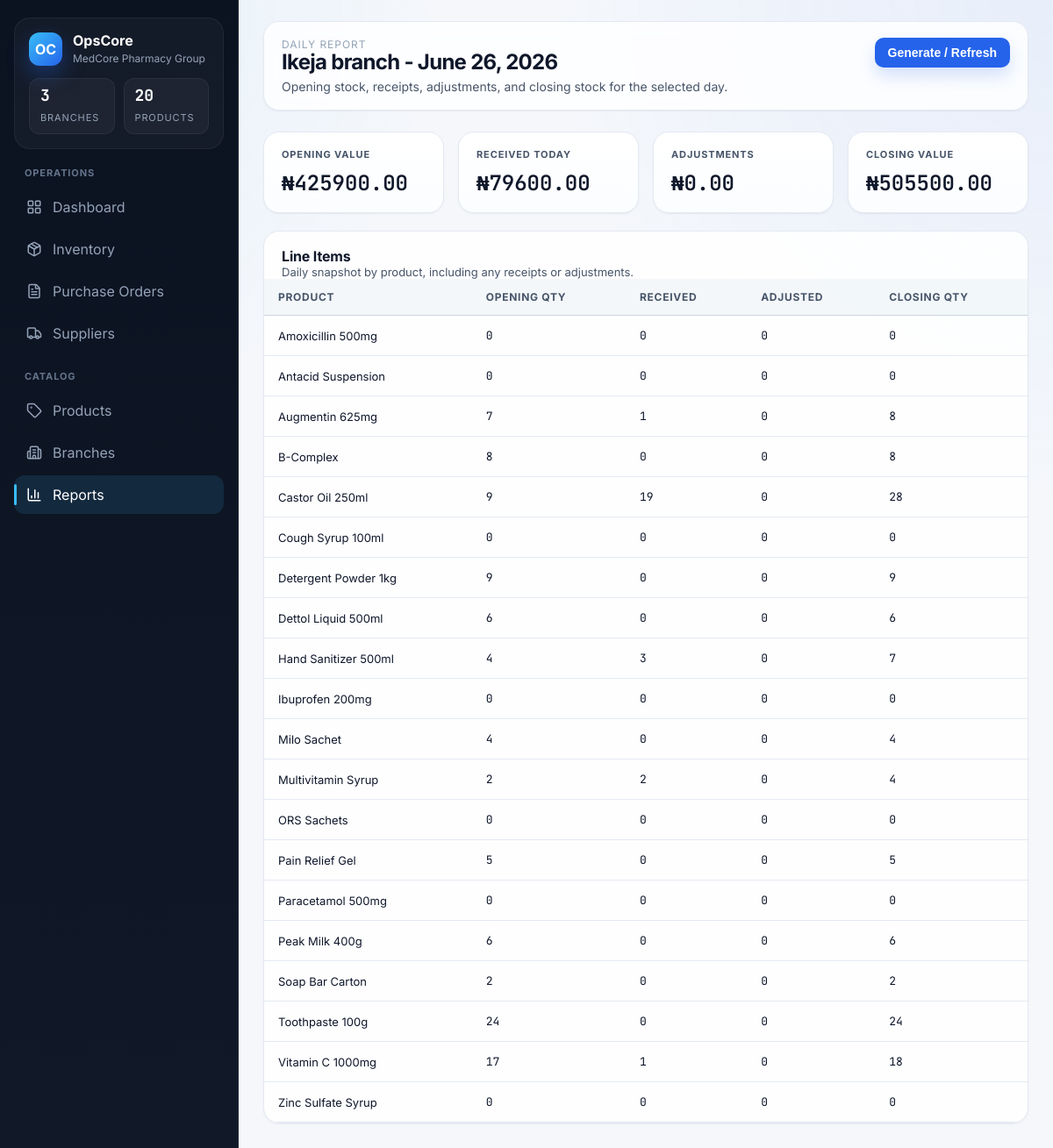
/reports/1/2026-06-26/, run on the app's committed database.
### core/models.py (models this page shows, shortened)
class TimeStampedModel(models.Model):
    created_at = models.DateTimeField(auto_now_add=True)
    updated_at = models.DateTimeField(auto_now=True)
    class Meta:
        abstract = True

class Branch(TimeStampedModel):
    name = models.CharField(max_length=120)
    location = models.CharField(max_length=160)
    manager_name = models.CharField(max_length=120)
    class Meta:
        ordering = ['name']

class DailyReport(TimeStampedModel):
    branch = models.ForeignKey(Branch, on_delete=models.CASCADE, related_name='daily_reports')
    report_date = models.DateField()
    opening_stock_value = models.DecimalField(max_digits=14, decimal_places=2, default=Decimal('0.00'))
    receipts_value = models.DecimalField(max_digits=14, decimal_places=2, default=Decimal('0.00'))
    adjustments_value = models.DecimalField(max_digits=14, decimal_places=2, default=Decimal('0.00'))
    closing_stock_value = models.DecimalField(max_digits=14, decimal_places=2, default=Decimal('0.00'))
    generated_at = models.DateTimeField(auto_now=True)
    class Meta:
        constraints = [
            models.UniqueConstraint(fields=['branch', 'report_date'], name='unique_branch_report_date'),
        ]
        ordering = ['-report_date', 'branch__name']

class DailyReportLine(models.Model):
    report = models.ForeignKey(DailyReport, on_delete=models.CASCADE, related_name='lines')
    product = models.ForeignKey(Product, on_delete=models.PROTECT, related_name='daily_report_lines')
    opening_qty = models.IntegerField()
    received_qty = models.IntegerField()
    adjusted_qty = models.IntegerField()
    closing_qty = models.IntegerField()
    class Meta:
        ordering = ['product__name']

class Product(TimeStampedModel):
    class Unit(models.TextChoices):
        TABLETS = 'tablets', 'tablets'
        BOTTLES = 'bottles', 'bottles'
        PACKS = 'packs', 'packs'
        CARTONS = 'cartons', 'cartons'
        SACHETS = 'sachets', 'sachets'
    name = models.CharField(max_length=160)
    sku = models.CharField(max_length=40, unique=True)
    category = models.ForeignKey(Category, on_delete=models.PROTECT, related_name='products')
    unit = models.CharField(max_length=20, choices=Unit.choices)
    unit_price = models.DecimalField(max_digits=12, decimal_places=2)
    reorder_point = models.PositiveIntegerField()
    class Meta:
        ordering = ['name']

### core/views.py (the view)
# urls.py: path('reports/<int:branch_id>/<str:report_date>/', views.reports_detail, name='report_detail'),
def reports_detail(request, branch_id, report_date):
    branch = get_object_or_404(Branch, pk=branch_id)
    report_day = date.fromisoformat(report_date)
    if request.method == 'POST':
        report = DailyReport.generate_for(branch, report_day)
    else:
        report = DailyReport.objects.filter(branch=branch, report_date=report_day).prefetch_related('lines__product').first()
        if report is None:
            report = DailyReport.generate_for(branch, report_day)
    return render(request, 'core/report_detail.html', {'branch': branch, 'report': report})

### core/templates/core/report_detail.html (shortened to what this page needs)
{% extends "base.html" %}
{% block content %}
  <div class="page-header">
    <div>
      <div class="crumb">Daily Report</div>
      <h1 class="page-title">{{ branch.name }} - {{ report.report_date }}</h1>
      <div class="page-subtitle">Opening stock, receipts, adjustments, and closing stock for the selected day.</div>
    </div>
    <form method="post">
      <button class="btn btn-primary" type="submit">Generate / Refresh</button>
    </form>
  </div>
  <section class="grid-4">
    <div class="card"><div class="metric-label">Opening Value</div><p class="metric-value">&#8358;{{ report.opening_stock_value|floatformat:2 }}</p></div>
    <div class="card"><div class="metric-label">Received Today</div><p class="metric-value">&#8358;{{ report.receipts_value|floatformat:2 }}</p></div>
    <div class="card"><div class="metric-label">Adjustments</div><p class="metric-value">&#8358;{{ report.adjustments_value|floatformat:2 }}</p></div>
    <div class="card"><div class="metric-label">Closing Value</div><p class="metric-value">&#8358;{{ report.closing_stock_value|floatformat:2 }}</p></div>
  </section>
  <section class="panel">
    <div class="panel-head">
      <div>
        <h2 class="section-title">Line Items</h2>
        <div class="section-meta">Daily snapshot by product, including any receipts or adjustments.</div>
      </div>
    </div>
    <div class="table-wrap">
      <table>
        <thead>
          <tr>
            <th>Product</th>
            <th>Opening Qty</th>
            <th>Received</th>
            <th>Adjusted</th>
            <th>Closing Qty</th>
          </tr>
        </thead>
        <tbody>
          {% for line in report.lines.all %}
            <tr>
              <td>{{ line.product.name }}</td>
              <td class="mono">{{ line.opening_qty }}</td>
              <td class="mono">{{ line.received_qty }}</td>
              <td class="mono">{{ line.adjusted_qty }}</td>
              <td class="mono">{{ line.closing_qty }}</td>
            </tr>
          {% empty %}
            <tr><td colspan="5">No report lines available for this date.</td></tr>
          {% endfor %}
        </tbody>
      </table>
    </div>
  </section>
{% endblock %}

### core/templates/base.html (style rules this page uses)
:root { --sidebar-bg: #0B1220; --sidebar-bg-2: #111827; --sidebar-text: #94A3B8; --sidebar-text-active: #FFFFFF; --sidebar-accent-bar: #38BDF8; --content-bg: #F5F7FB; --content-glow: rgba(37, 99, 235, 0.09); --card-bg: #FFFFFF; --card-bg-soft: #FBFDFF; --border: #E4E9F2; --border-strong: #CBD5E1; --text-primary: #0F172A; --text-secondary: #475569; --text-muted: #94A3B8; --action-primary: #2563EB; --action-primary-hover: #1D4ED8; --action-primary-text: #FFFFFF; --status-success: #059669; --status-success-bg: #D1FAE5; --status-warning: #D97706; --status-warning-bg: #FEF3C7; --status-danger: #DC2626; --status-danger-bg: #FEE2E2; --status-neutral: #64748B; --status-neutral-bg: #E2E8F0; --space-1: 4px; --space-2: 8px; --space-3: 12px; --space-4: 16px; --space-5: 20px; --space-6: 24px; --space-8: 32px; --space-10: 40px; --space-12: 48px; --radius-sm: 4px; --radius-md: 8px; --radius-lg: 14px; --radius-xl: 18px; --shadow-sm: 0 1px 2px rgba(15, 23, 42, 0.06); --shadow-md: 0 10px 24px rgba(15, 23, 42, 0.08); }
* { box-sizing: border-box; }
html { background: var(--content-bg); }
body { margin: 0; min-height: 100vh; font-family: Inter, sans-serif; color: var(--text-primary); background: radial-gradient(circle at top right, rgba(59, 130, 246, 0.08), transparent 32%), radial-gradient(circle at 0% 0%, rgba(14, 165, 233, 0.08), transparent 28%), var(--content-bg); }
.crumb { font-size: 12px; color: var(--text-muted); text-transform: uppercase; letter-spacing: 0.08em; }
.page-title { margin: 0; font-size: 28px; line-height: 1.1; font-weight: 700; letter-spacing: -0.03em; }
.page-subtitle { margin-top: 6px; color: var(--text-secondary); font-size: 14px; }
.page-header { display: flex; justify-content: space-between; align-items: flex-start; gap: 16px; margin-bottom: var(--space-6); padding: 18px 20px; border: 1px solid var(--border); background: rgba(255,255,255,0.82); backdrop-filter: blur(10px); border-radius: var(--radius-xl); box-shadow: var(--shadow-sm); }
.page-header .page-title { font-size: 24px; }
.panel { background: rgba(255,255,255,0.9); border: 1px solid var(--border); border-radius: var(--radius-xl); margin-bottom: 20px; overflow: hidden; box-shadow: var(--shadow-sm); }
.panel-head { display: flex; justify-content: space-between; align-items: center; gap: 12px; padding: 18px 20px 0; }
.section-title { font-size: 16px; font-weight: 700; margin: 0; letter-spacing: -0.01em; }
.section-meta { font-size: 13px; color: var(--text-secondary); }
.grid-4 { display: grid; grid-template-columns: repeat(4, minmax(0, 1fr)); gap: 16px; margin-bottom: 20px; }
.card { background: linear-gradient(180deg, var(--card-bg), var(--card-bg-soft)); border: 1px solid var(--border); border-radius: var(--radius-xl); padding: 18px 20px; box-shadow: var(--shadow-sm); }
.metric-label { font-size: 11px; font-weight: 700; color: var(--text-secondary); text-transform: uppercase; letter-spacing: 0.08em; margin-bottom: 10px; }
.metric-value { font-family: "JetBrains Mono", monospace; font-size: 24px; font-weight: 600; margin: 0; }
.table-wrap { overflow-x: auto; -webkit-overflow-scrolling: touch; }
table { width: 100%; border-collapse: collapse; }
thead th { background: rgba(241,245,249,0.8); font-size: 12px; font-weight: 700; color: var(--text-secondary); text-transform: uppercase; letter-spacing: 0.06em; text-align: left; padding: 13px 16px; border-bottom: 1px solid var(--border-strong); white-space: nowrap; }
tbody td { padding: 14px 16px; border-bottom: 1px solid var(--border); font-size: 13px; vertical-align: middle; }
.mono { font-family: "JetBrains Mono", monospace; }
.btn { display: inline-flex; align-items: center; justify-content: center; gap: 8px; border-radius: 10px; padding: 9px 14px; border: 1px solid transparent; text-decoration: none; font-size: 14px; font-weight: 600; cursor: pointer; line-height: 1; transition: transform 0.15s ease, background 0.15s ease, border-color 0.15s ease; }
.btn-primary { background: var(--action-primary); color: white; box-shadow: 0 10px 18px rgba(37,99,235,0.18); }

### data on the page
Branch: name "Ikeja branch"
DailyReport: report_date "June 26, 2026", opening_stock_value "425900.00", receipts_value "79600.00", adjustments_value "0.00", closing_stock_value "505500.00"
DailyReportLine: product.name "Amoxicillin 500mg", opening_qty "0", received_qty "0", adjusted_qty "0", closing_qty "0"
DailyReportLine: product.name "Antacid Suspension", opening_qty "0", received_qty "0", adjusted_qty "0", closing_qty "0"
DailyReportLine: product.name "Augmentin 625mg", opening_qty "7", received_qty "1", adjusted_qty "0", closing_qty "8"
DailyReportLine: product.name "B-Complex", opening_qty "8", received_qty "0", adjusted_qty "0", closing_qty "8"
DailyReportLine: product.name "Castor Oil 250ml", opening_qty "9", received_qty "19", adjusted_qty "0", closing_qty "28"
DailyReportLine: product.name "Cough Syrup 100ml", opening_qty "0", received_qty "0", adjusted_qty "0", closing_qty "0"
DailyReportLine: product.name "Detergent Powder 1kg", opening_qty "9", received_qty "0", adjusted_qty "0", closing_qty "9"
DailyReportLine: product.name "Dettol Liquid 500ml", opening_qty "6", received_qty "0", adjusted_qty "0", closing_qty "6"
DailyReportLine: product.name "Hand Sanitizer 500ml", opening_qty "4", received_qty "3", adjusted_qty "0", closing_qty "7"
DailyReportLine: product.name "Ibuprofen 200mg", opening_qty "0", received_qty "0", adjusted_qty "0", closing_qty "0"
DailyReportLine: product.name "Milo Sachet", opening_qty "4", received_qty "0", adjusted_qty "0", closing_qty "4"
DailyReportLine: product.name "Multivitamin Syrup", opening_qty "2", received_qty "2", adjusted_qty "0", closing_qty "4"
DailyReportLine: product.name "ORS Sachets", opening_qty "0", received_qty "0", adjusted_qty "0", closing_qty "0"
DailyReportLine: product.name "Pain Relief Gel", opening_qty "5", received_qty "0", adjusted_qty "0", closing_qty "5"
DailyReportLine: product.name "Paracetamol 500mg", opening_qty "0", received_qty "0", adjusted_qty "0", closing_qty "0"
DailyReportLine: product.name "Peak Milk 400g", opening_qty "6", received_qty "0", adjusted_qty "0", closing_qty "6"
DailyReportLine: product.name "Soap Bar Carton", opening_qty "2", received_qty "0", adjusted_qty "0", closing_qty "2"
DailyReportLine: product.name "Toothpaste 100g", opening_qty "24", received_qty "0", adjusted_qty "0", closing_qty "24"
DailyReportLine: product.name "Vitamin C 1000mg", opening_qty "17", received_qty "1", adjusted_qty "0", closing_qty "18"
DailyReportLine: product.name "Zinc Sulfate Syrup", opening_qty "0", received_qty "0", adjusted_qty "0", closing_qty "0"
